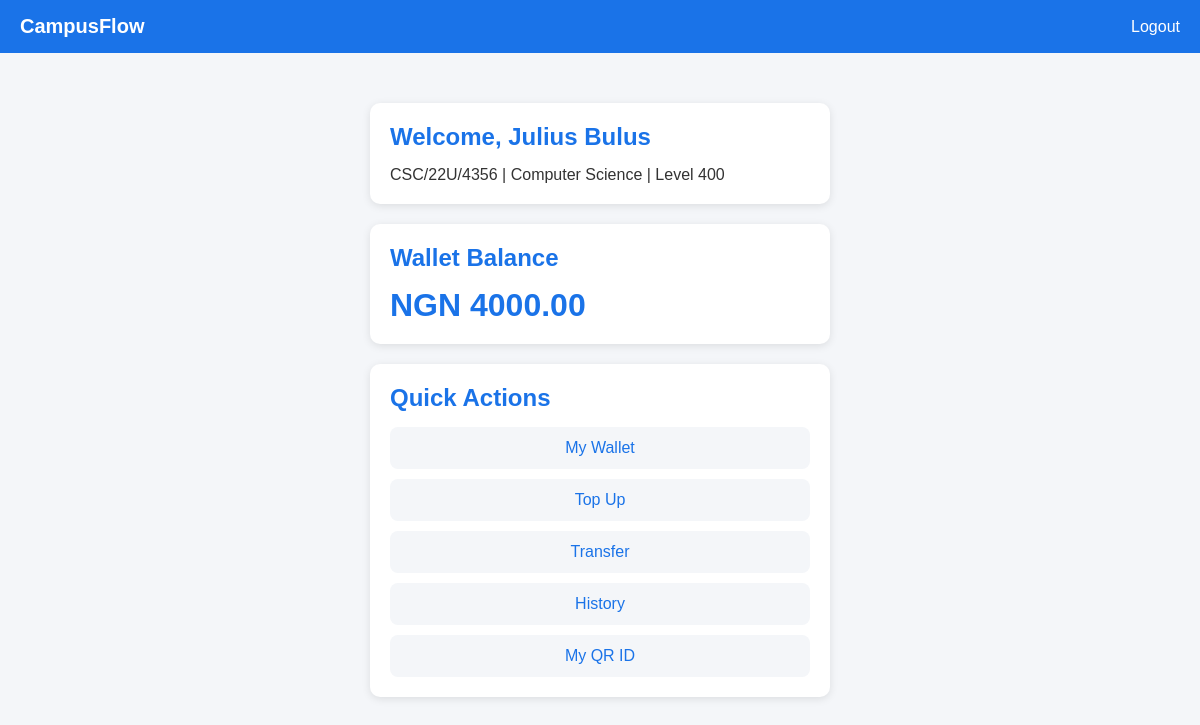
Page /dashboard (signed in) on the committed database.
### app/models.py (models this page shows)
class Student(UserMixin, db.Model):
    __tablename__ = 'students'
    id = db.Column(db.Integer, primary_key=True)
    full_name = db.Column(db.String(200), nullable=False)
    matric_number = db.Column(db.String(50), unique=True, nullable=False)
    email = db.Column(db.String(150), unique=True, nullable=False)
    password_hash = db.Column(db.Text, nullable=False)
    department = db.Column(db.String(150), nullable=False)
    level = db.Column(db.String(20), nullable=False)
    is_active = db.Column(db.Boolean, default=True)
    is_admin = db.Column(db.Boolean, default=False)
    created_at = db.Column(db.DateTime, default=datetime.utcnow)
    wallet = db.relationship('Wallet', backref='student', uselist=False)
    logs = db.relationship('AccessLog', backref='student', lazy=True)

class Wallet(db.Model):
    __tablename__ = 'wallets'
    id = db.Column(db.Integer, primary_key=True)
    student_id = db.Column(db.Integer, db.ForeignKey('students.id'))
    balance = db.Column(db.Numeric(15,2), default=0.00)
    currency = db.Column(db.String(10), default='NGN')
    updated_at = db.Column(db.DateTime, default=datetime.utcnow)
    transactions = db.relationship('Transaction', backref='wallet', lazy=True)

### app/auth/routes.py (the view)
@bp.route('/dashboard')
@login_required
def dashboard():
    return render_template('auth/dashboard.html', student=current_user)

### app/__init__.py (called while the page is built)
def create_app():
    app = Flask(__name__)
    app.config.from_object(Config)
    db.init_app(app)
    login_manager.init_app(app)
    migrate.init_app(app, db)
    login_manager.login_view = 'auth.login'
    from app.models import Student
    @login_manager.user_loader
    def load_user(user_id):
        return Student.query.get(int(user_id))
    from app.auth import bp as auth_bp
    app.register_blueprint(auth_bp)
    from app.wallet import bp as wallet_bp
    app.register_blueprint(wallet_bp)
    from app.identity import bp as identity_bp
    app.register_blueprint(identity_bp)
    from app.admin import bp as admin_bp
    app.register_blueprint(admin_bp)
    return app

### app/templates/auth/dashboard.html
{% extends 'base.html' %}
{% block content %}
<div class="card">
    <h2>Welcome, {{ student.full_name }}</h2>
    <p>{{ student.matric_number }} | {{ student.department }} | Level {{ student.level }}</p>
</div>
<div class="card">
    <h2>Wallet Balance</h2>
    <p class="balance">NGN {{ student.wallet.balance }}</p>
</div>
<div class="card">
    <h2>Quick Actions</h2>
    <a class="btn-link" href="/wallet">My Wallet</a>
    <a class="btn-link" href="/topup">Top Up</a>
    <a class="btn-link" href="/transfer">Transfer</a>
    <a class="btn-link" href="/transactions">History</a>
    <a class="btn-link" href="/identity">My QR ID</a>
</div>
{% endblock %}

### app/templates/base.html (style rules this page uses)
* { margin: 0; padding: 0; box-sizing: border-box; }
body { font-family: Arial, sans-serif; background: #f4f6f9; color: #333; }
.card { background: white; border-radius: 10px; padding: 20px; margin-bottom: 20px; box-shadow: 0 2px 8px rgba(0,0,0,0.1); }
.card h2 { margin-bottom: 15px; color: #1a73e8; }
.balance { font-size: 32px; font-weight: bold; color: #1a73e8; }
.btn-link { display: block; text-align: center; padding: 12px; background: #f4f6f9; color: #1a73e8; text-decoration: none; border-radius: 8px; margin-top: 10px; }

### rows in the picture
Student: full_name "Julius Bulus", matric_number "CSC/22U/4356", department "Computer Science", level "400"
Wallet: wallet.balance "4000.00"
